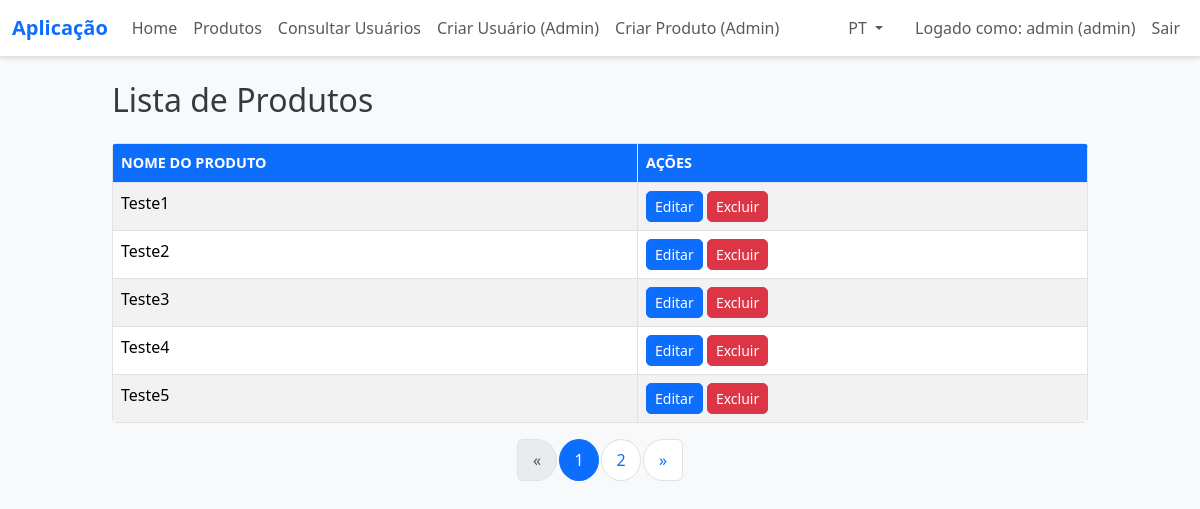
Page /products (signed in) on the earlier database version.
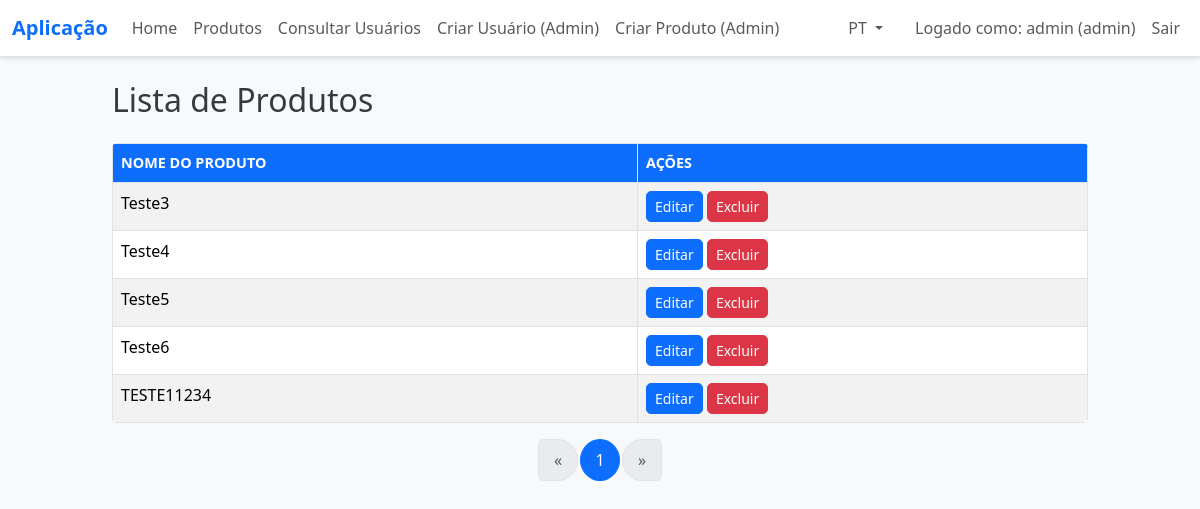
Same page on the later database version.
### models.py (models this page shows, shortened)
class User(db.Model):
    id = db.Column(db.Integer, primary_key=True)
    name = db.Column(db.String(64), unique=True, nullable=False)
    email = db.Column(db.String(120), unique=True, nullable=False)
    password_hash = db.Column(db.String(128), nullable=False)
    role = db.Column(db.String(10), default='user')  # 'user' ou 'admin'

class Product(db.Model):
    id = db.Column(db.Integer, primary_key=True)
    name = db.Column(db.String(128), nullable=False)

### app.py (the view)
@app.route('/products')
@login_required
def list_products():
    page = request.args.get('page', 1, type=int)
    per_page = 5
    query = Product.query
    total = query.count()
    products = query.offset((page-1)*per_page).limit(per_page).all()
    total_pages = ceil(total/per_page)
    return render_template('products.html',
                           products=products,
                           page=page,
                           total_pages=total_pages,
                           user=get_current_user())

### app.py (called while the page is built)
@babel.localeselector
def get_locale():
    return session.get('lang', 'pt')

@app.context_processor
def inject_get_locale():
    return {'get_locale': get_locale}

### auth.py (called while the page is built)
def get_current_user():
    user_id = session.get('user_id')
    if user_id:
        return User.query.get(user_id)
    return None

def login_required(f):
    @wraps(f)
    def decorated_function(*args, **kwargs):
        if not get_current_user():
            return redirect(url_for('index', next=request.url))
        return f(*args, **kwargs)
    return decorated_function

### templates/products.html (shortened to what this page needs)
{% extends "base.html" %}
{% block content %}
<h2 class="mb-4">{{_('Lista de Produtos')}}</h2>
<table class="table table-striped table-bordered">
    <thead>
        <tr>
            <th>{{_('Nome do Produto')}}</th>
            {% if user and user.role == 'admin' %}
            <th>{{_('Ações')}}</th>
            {% endif %}
        </tr>
    </thead>
    <tbody>
        {% for prod in products %}
        <tr>
            <td>{{ prod.name }}</td>
            {% if user and user.role == 'admin' %}
            <td>
                <a class="btn btn-sm btn-primary" href="{{ url_for('admin_edit_product', product_id=prod.id) }}">{{ _('Editar') }}</a>
                <form action="{{ url_for('admin_delete_product', product_id=prod.id) }}" method="POST" style="display:inline;">
                    <button class="btn btn-sm btn-danger" type="submit" onclick="return confirm('{{ _('Tem certeza que deseja excluir este produto?') }}');">{{ _('Excluir') }}</button>
                </form>
            </td>
            {% endif %}
        </tr>
        {% endfor %}
    </tbody>
</table>
<nav>
  <ul class="pagination justify-content-center">
    <li class="page-item {% if page == 1 %}disabled{% endif %}">
      <a class="page-link" href="{{ url_for('list_products', page=page-1 if page > 1 else 1) }}" aria-label="Previous">
        <span aria-hidden="true">&laquo;</span>
      </a>
    </li>
    {% for p in range(1, total_pages+1) %}
      <li class="page-item {% if p == page %}active{% endif %}">
        <a class="page-link" href="{{ url_for('list_products', page=p) }}">{{ p }}</a>
      </li>
    {% endfor %}
    <li class="page-item {% if page == total_pages %}disabled{% endif %}">
      <a class="page-link" href="{{ url_for('list_products', page=page+1 if page < total_pages else total_pages) }}" aria-label="Next">
        <span aria-hidden="true">&raquo;</span>
      </a>
    </li>
  </ul>
</nav>
{% endblock %}

### templates/base.html (shortened to what this page needs)
<!DOCTYPE html>
<html lang="{{ get_locale() }}">
<head>
    <link href="https://cdn.jsdelivr.net/npm/bootstrap@5.3.2/dist/css/bootstrap.min.css" rel="stylesheet">
    <link rel="stylesheet" href="https://cdnjs.cloudflare.com/ajax/libs/font-awesome/6.0.0-beta3/css/all.min.css" />
    <link rel="stylesheet" href="{{ url_for('static', filename='css/style.css') }}">
</head>
<body class="bg-light">
    <nav class="navbar navbar-expand-lg navbar-light bg-white border-bottom mb-4">
        <div class="container-fluid">
            <a class="navbar-brand" href="{{ url_for('index') }}">{{ _('Aplicação') }}</a>
            <div class="collapse navbar-collapse" id="navbarNav">
                <ul class="navbar-nav me-auto">
                    {% if user %}
                        <li class="nav-item"><a class="nav-link" href="{{ url_for('list_users') }}">{{ _('Home') }}</a></li>
                        <li class="nav-item"><a class="nav-link" href="{{ url_for('list_products') }}">{{ _('Produtos') }}</a></li>
                        <li class="nav-item"><a class="nav-link" href="{{ url_for('consult_users') }}">{{ _('Consultar Usuários') }}</a></li>
                        {% if user.role == 'admin' %}
                            <li class="nav-item"><a class="nav-link" href="{{ url_for('admin_create_user') }}">{{ _('Criar Usuário (Admin)') }}</a></li>
                            <li class="nav-item"><a class="nav-link" href="{{ url_for('admin_create_product') }}">{{ _('Criar Produto (Admin)') }}</a></li>
                        {% endif %}
                    {% endif %}
                </ul>
                <ul class="navbar-nav">
                    <li class="nav-item dropdown me-3">
                        <a class="nav-link dropdown-toggle" href="#" id="idiomaDropdown" role="button" data-bs-toggle="dropdown" aria-expanded="false">
                            {{ get_locale()|upper }}
                        </a>
                    </li>
                    {% if user %}
                        <li class="nav-item"><span class="nav-link">{{ _('Logado como') }}: {{ user.name }} ({{ user.role }})</span></li>
                        <li class="nav-item">
                            <a class="nav-link" href="{{ url_for('logout') }}">{{ _('Sair') }}</a>
                        </li>
                    {% else %}
                    <li class="nav-item"><a class="nav-link" href="{{ url_for('login_as_admin') }}">{{ _('Login como Admin') }}</a></li>
                    <li class="nav-item"><a class="nav-link" href="{{ url_for('login_as_user') }}">{{ _('Login como Usuário') }}</a></li>
                    {% endif %}
                </ul>
            </div>
        </div>
    </nav>
    <div class="container">
        {% block content %}{% endblock %}
    </div>
</body>
</html>

### static/css/style.css (style rules this page uses)
body { background-color: #f8f9fa; font-family: 'Segoe UI', Tahoma, Geneva, Verdana, sans-serif; color: #343a40; }
.navbar { box-shadow: 0 2px 4px rgba(0,0,0,0.1); }
.navbar-brand { font-weight: bold; font-size: 1.25rem; color: #0d6efd !important; }
.navbar-nav .nav-link { font-weight: 500; transition: color 0.2s; }
.table { border-radius: 5px; overflow: hidden; background-color: #ffffff; }
.table th { background-color: #0d6efd; color: #fff; text-transform: uppercase; font-size: 0.9rem; }
.btn { border-radius: 5px; transition: background-color 0.2s, color 0.2s; }
.btn-primary { background-color: #0d6efd; border-color: #0d6efd; }
.btn-danger { background-color: #dc3545; border-color: #dc3545; }
.pagination .page-item.active .page-link { background-color: #0d6efd; border-color: #0d6efd; }
.pagination .page-link { border-radius: 50%; width: 40px; text-align: center; line-height: 30px; padding: 5px 0; margin: 0 3px; border: 1px solid #dee2e6; }
.container { max-width: 1000px; margin-bottom: 2rem; }

Differences in the rows shown:
removed Product: name "Teste1"
removed Product: name "Teste2"
now on this page (row unchanged): Product: name "Teste6"
added Product: name "TESTE11234"
Other differences:
list line gone: "2"
